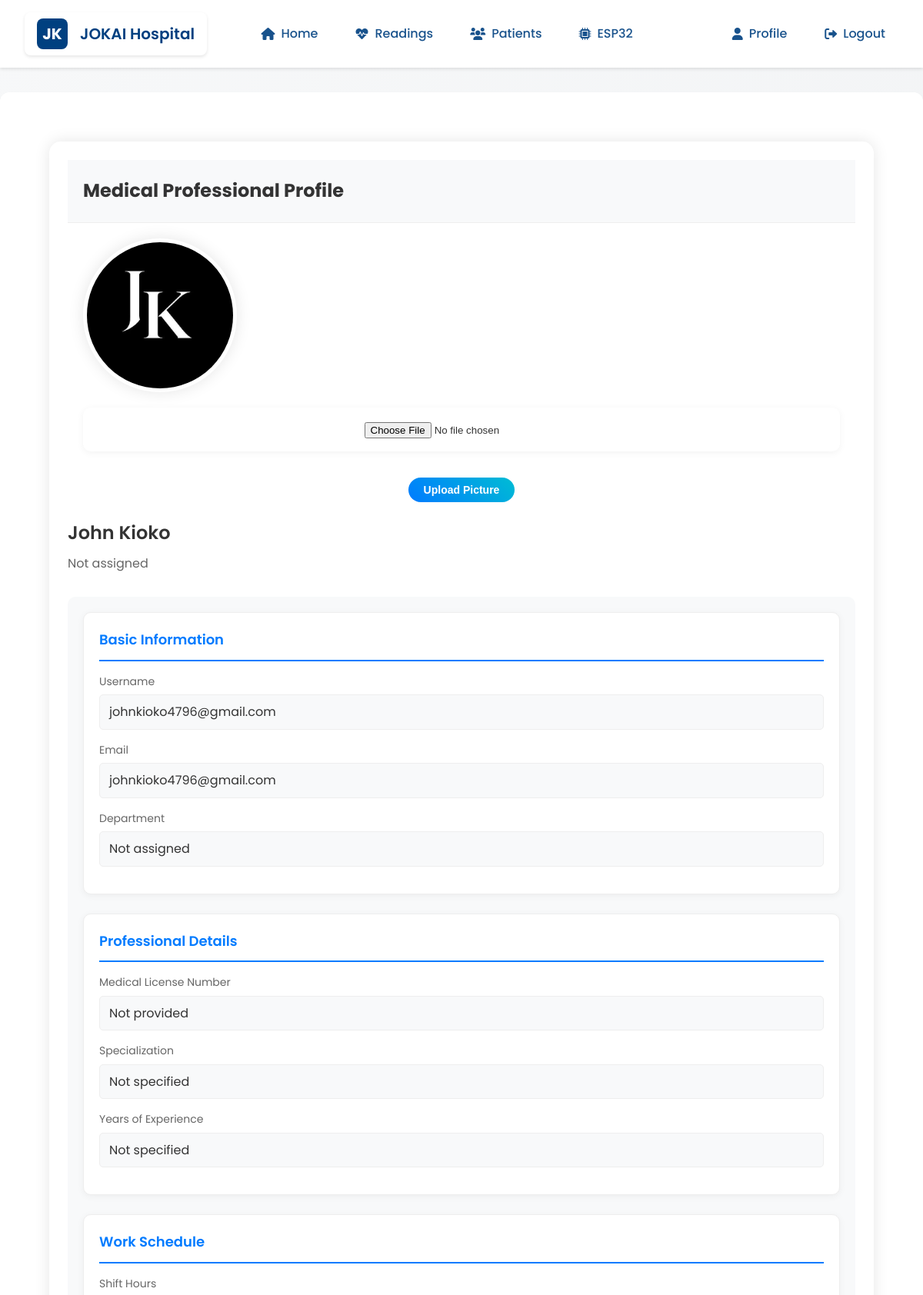
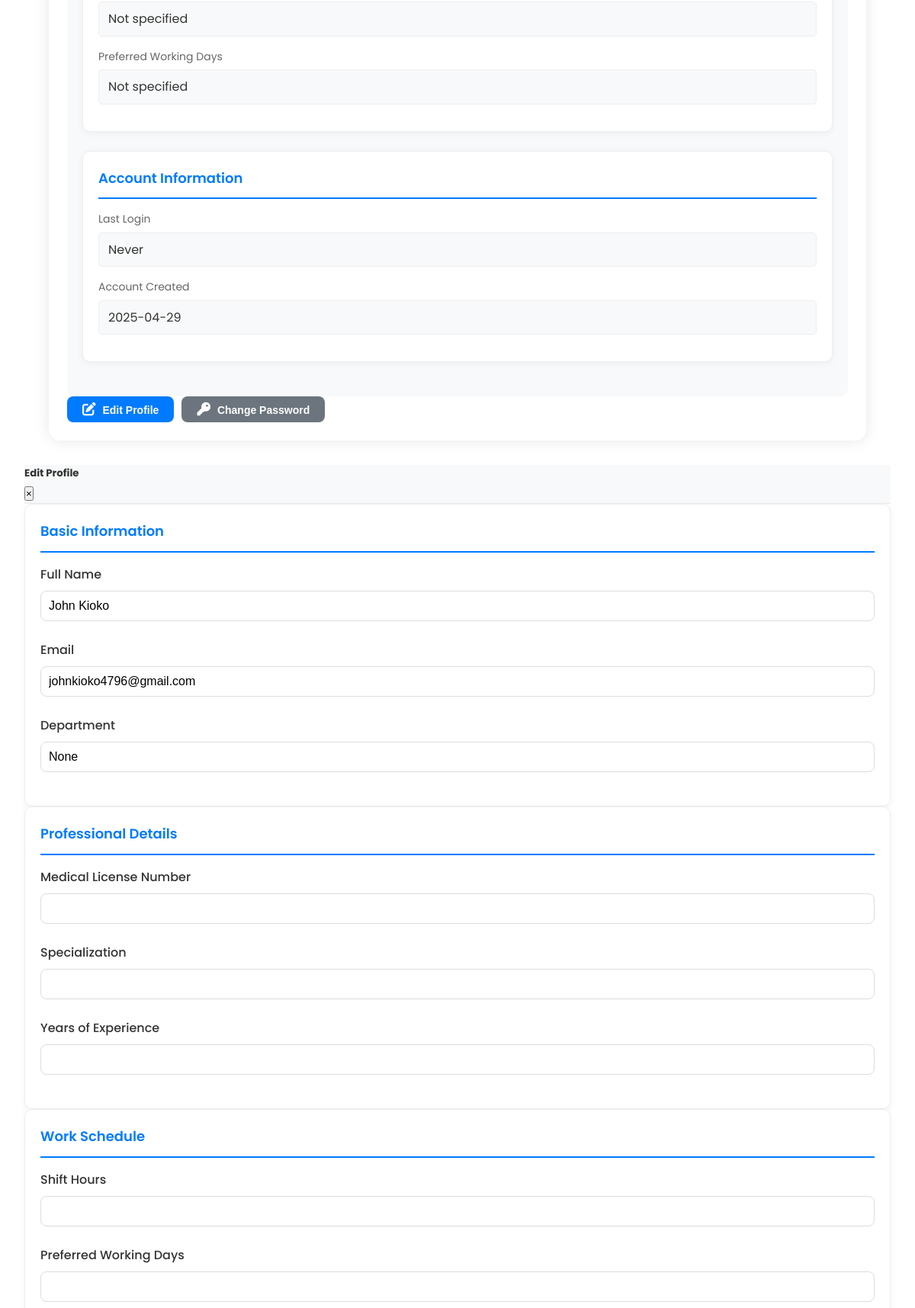
Page /profile (signed in, upper part) on the committed database (2 pictures, top to bottom).
### models.py (models this page shows, shortened)
class User(db.Model, UserMixin):
    id = db.Column(db.Integer, primary_key=True)
    username = db.Column(db.String(100), unique=True, nullable=False)
    password_hash = db.Column(db.String(200), nullable=False)
    full_name = db.Column(db.String(200))
    email = db.Column(db.String(200))
    department_id = db.Column(db.Integer, db.ForeignKey('department.id', name='fk_user_department'), nullable=True)
    role = db.Column(db.String(100))
    profile_picture = db.Column(db.String(200))  # Store the filename of the profile picture
    created_at = db.Column(db.DateTime, default=datetime.utcnow)
    last_sign_in = db.Column(db.DateTime)
    sign_in_time = db.Column(db.DateTime)
    sign_out_time = db.Column(db.DateTime)
    patients_seen = db.Column(db.Integer, default=0)
    phone = db.Column(db.String(20))

### app.py (the view)
@app.route('/profile')
@login_required
def profile():
    return render_template('profile.html', user=current_user)

### templates/profile.html (shortened to what this page needs)
{% extends "base.html" %}
{% block content %}
<div class="container mt-4">
    <div class="row justify-content-center">
        <div class="col-md-10">
            <div class="card profile-card">
                <div class="card-header">
                    <h2 class="text-center mb-0">Medical Professional Profile</h2>
                </div>
                <div class="card-body">
                    <div class="row">
                        <div class="col-md-4">
                            <div class="profile-picture-container text-center">
                                {% if user.profile_picture %}
                                    <img src="{{ url_for('static', filename='profile_pictures/' + user.profile_picture) }}"
                                         class="profile-picture"
                                         alt="Profile Picture">
                                {% else %}
                                    <div class="profile-picture cartoon-avatar">
                                        <img src="https://api.dicebear.com/7.x/pixel-art/svg?seed={{ user.username }}&backgroundColor=b6e3f4&hair=shortHair&hairColor=000000&accessories=round&accessoriesColor=000000&mouth=smile&eyes=happy"
                                             alt="Cartoon Avatar"
                                             class="cartoon-img">
                                    </div>
                                {% endif %}
                                <form action="{{ url_for('upload_profile_picture') }}" method="post" enctype="multipart/form-data" class="mt-3">
                                    <div class="form-group">
                                        <input type="file" name="profile_picture" class="form-control-file" accept="image/*">
                                    </div>
                                    <button type="submit" class="btn btn-primary btn-sm">Upload Picture</button>
                                </form>
                            </div>
                        </div>
                        <div class="col-md-8">
                            <div class="profile-header">
                                <h3 class="profile-name">{{ user.full_name or user.username }}</h3>
                                <p class="profile-role">{{ user.role or 'Not assigned' }}</p>
                            </div>
                            <div class="profile-info">
                                <div class="info-section">
                                    <div class="section-box">
                                        <h4 class="section-title">Basic Information</h4>
                                        <div class="info-group">
                                            <label>Username</label>
                                            <p>{{ user.username }}</p>
                                        </div>
                                        <div class="info-group">
                                            <label>Email</label>
                                            <p>{{ user.email }}</p>
                                        </div>
                                        <div class="info-group">
                                            <label>Department</label>
                                            <p>{{ user.department or 'Not assigned' }}</p>
                                        </div>
                                    </div>
                                </div>
                                <div class="info-section">
                                    <div class="section-box">
                                        <h4 class="section-title">Professional Details</h4>
                                        <div class="info-group">
                                            <label>Medical License Number</label>
                                            <p>{{ user.license_number or 'Not provided' }}</p>
                                        </div>
                                        <div class="info-group">
                                            <label>Specialization</label>
                                            <p>{{ user.specialization or 'Not specified' }}</p>
                                        </div>
                                        <div class="info-group">
                                            <label>Years of Experience</label>
                                            <p>{{ user.years_experience or 'Not specified' }}</p>
                                        </div>
                                    </div>
                                </div>
                                <div class="info-section">
                                    <div class="section-box">
                                        <h4 class="section-title">Work Schedule</h4>
                                        <div class="info-group">
                                            <label>Shift Hours</label>
                                            <p>{{ user.shift_hours or 'Not specified' }}</p>
                                        </div>
                                        <div class="info-group">
                                            <label>Preferred Working Days</label>
                                            <p>{{ user.working_days or 'Not specified' }}</p>
                                        </div>
                                    </div>
                                </div>
                                <div class="info-section">
                                    <div class="section-box">
                                        <h4 class="section-title">Account Information</h4>
                                        <div class="info-group">
                                            <label>Last Login</label>
                                            <p>{{ user.last_sign_in.strftime('%Y-%m-%d %H:%M:%S') if user.last_sign_in else 'Never' }}</p>
                                        </div>
                                        <div class="info-group">
                                            <label>Account Created</label>
                                            <p>{{ user.created_at.strftime('%Y-%m-%d') }}</p>
                                        </div>
                                    </div>
                                </div>
                            </div>
                            <div class="profile-actions mt-4">
                                <button type="button" class="btn btn-primary" data-toggle="modal" data-target="#editProfileModal">
                                    <i class="fas fa-edit"></i> Edit Profile
                                </button>
                                <button type="button" class="btn btn-secondary" data-toggle="modal" data-target="#changePasswordModal">
                                    <i class="fas fa-key"></i> Change Password
                                </button>
                            </div>
                        </div>
                    </div>
                </div>
            </div>
        </div>
    </div>
</div>
<div class="modal fade" id="editProfileModal" tabindex="-1" role="dialog" aria-labelledby="editProfileModalLabel" aria-hidden="true">
    <div class="modal-dialog modal-lg" role="document">
        <div class="modal-content">
            <div class="modal-header">
                <h5 class="modal-title" id="editProfileModalLabel">Edit Profile</h5>
                <button type="button" class="close" data-dismiss="modal" aria-label="Close">
                    <span aria-hidden="true">&times;</span>
                </button>
            </div>
            <form action="{{ url_for('update_profile') }}" method="post">
                <div class="modal-body">
                    <div class="row">
                        <div class="col-md-6">
                            <div class="section-box">
                                <h6 class="section-title">Basic Information</h6>
                                <div class="form-group">
                                    <label for="full_name">Full Name</label>
                                    <input type="text" class="form-control" id="full_name" name="full_name" value="{{ user.full_name }}">
                                </div>
                                <div class="form-group">
                                    <label for="email">Email</label>
                                    <input type="email" class="form-control" id="email" name="email" value="{{ user.email }}">
                                </div>
                                <div class="form-group">
                                    <label for="department">Department</label>
                                    <input type="text" class="form-control" id="department" name="department" value="{{ user.department }}">
                                </div>
                            </div>
                        </div>
                        <div class="col-md-6">
                            <div class="section-box">
                                <h6 class="section-title">Professional Details</h6>
                                <div class="form-group">
                                    <label for="license_number">Medical License Number</label>
                                    <input type="text" class="form-control" id="license_number" name="license_number" value="{{ user.license_number }}">
                                </div>
                                <div class="form-group">
                                    <label for="specialization">Specialization</label>
                                    <input type="text" class="form-control" id="specialization" name="specialization" value="{{ user.specialization }}">
                                </div>
                                <div class="form-group">
                                    <label for="years_experience">Years of Experience</label>
                                    <input type="number" class="form-control" id="years_experience" name="years_experience" value="{{ user.years_experience }}">
                                </div>
                            </div>
                        </div>
                    </div>
                    <div class="row mt-3">
                        <div class="col-md-6">
                            <div class="section-box">
                                <h6 class="section-title">Work Schedule</h6>
                                <div class="form-group">
                                    <label for="shift_hours">Shift Hours</label>
                                    <input type="text" class="form-control" id="shift_hours" name="shift_hours" value="{{ user.shift_hours }}">
                                </div>
                                <div class="form-group">
                                    <label for="working_days">Preferred Working Days</label>
                                    <input type="text" class="form-control" id="working_days" name="working_days" value="{{ user.working_days }}">
                                </div>
                            </div>
                        </div>
                    </div>
                </div>
            </form>
        </div>
    </div>
</div>
{% endblock %}

### templates/base.html (shortened to what this page needs)
<!DOCTYPE html>
<html lang="en">
<head>
    <link rel="stylesheet" href="{{ url_for('static', filename='css/style.css') }}">
    <link rel="stylesheet" href="{{ url_for('static', filename='css/custom.css') }}">
    <link href="https://cdnjs.cloudflare.com/ajax/libs/font-awesome/6.0.0/css/all.min.css" rel="stylesheet">
</head>
<body>
    <nav class="navbar">
        <div class="logo-container">
            <a href="{{ url_for('index') }}" class="logo">JK</a>
            <a href="{{ url_for('index') }}" class="hospital-name">JOKAI Hospital</a>
        </div>
        <div class="nav-container">
            <div class="nav-links main-nav">
                <a href="{{ url_for('index') }}"><i class="fas fa-home"></i> Home</a>
                <a href="{{ url_for('view_all_readings') }}"><i class="fas fa-heartbeat"></i> Readings</a>
                <a href="{{ url_for('list_patients') }}"><i class="fas fa-users"></i> Patients</a>
                <a href="{{ url_for('esp32_management') }}"><i class="fas fa-microchip"></i> ESP32</a>
            </div>
            <div class="nav-links user-nav">
                {% if current_user.is_authenticated %}
                    <a href="{{ url_for('profile') }}"><i class="fas fa-user"></i> Profile</a>
                    <a href="{{ url_for('logout') }}" class="logout-btn"><i class="fas fa-sign-out-alt"></i> Logout</a>
                {% else %}
                    <a href="{{ url_for('login') }}"><i class="fas fa-sign-in-alt"></i> Login</a>
                {% endif %}
            </div>
        </div>
    </nav>
    <div class="content">
        {% block content %}{% endblock %}
    </div>
</body>
</html>

### rows in the picture
User: profile_picture (picture), full_name "John Kioko", role "Not assigned", username "johnkioko4796@gmail.com", email "johnkioko4796@gmail.com", last_sign_in "Never", created_at "2025-04-29"

### other values in the picture
{{ user.department or 'Not assigned' }} "Not assigned"
{{ user.license_number or 'Not provided' }} "Not provided"
{{ user.specialization or 'Not specified' }} "Not specified"
{{ user.years_experience or 'Not specified' }} "Not specified"
{{ user.shift_hours or 'Not specified' }} "Not specified"
{{ user.working_days or 'Not specified' }} "Not specified"
